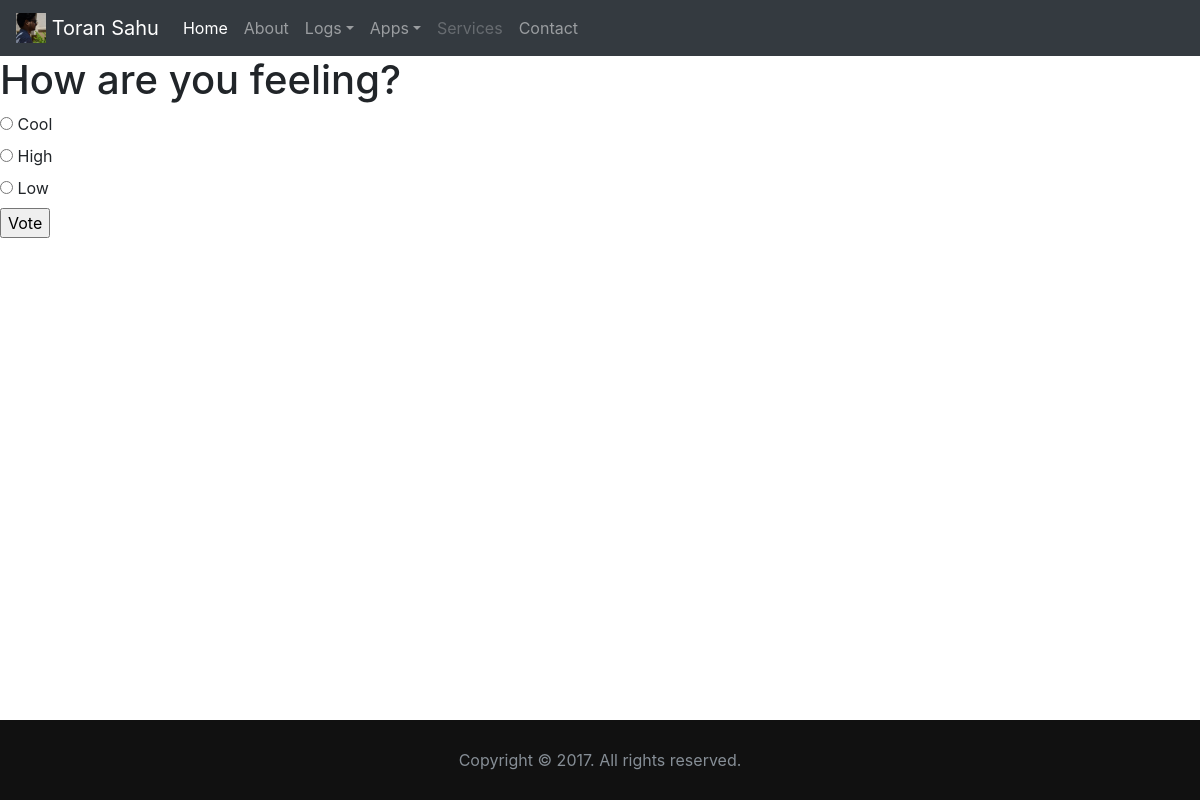
The page /polls/1/ on the database its author committed.
### polls/models.py (models this page shows, shortened)
class Question(models.Model):
    question_text = models.CharField(max_length=200)
    pub_date = models.DateTimeField('date published')
    def was_published_recently(self):
        """
        #.1 was giving wrong result for future pub_date questions
        """
        """
        correctted by following
        """
        now = timezone.now()
        return now - datetime.timedelta(days=1) <= self.pub_date <= now
    was_published_recently.admin_order_field = 'pub_date' #will give option to sort questions based on pub_date, by clicking on column header
    was_published_recently.boolean = True #will show true/false icon
    was_published_recently.short_description = 'Published recently?' #will modify column header

class Choice (models.Model):
    question =     models.ForeignKey(Question,on_delete=models.CASCADE)
    choice_text = models.CharField(max_length=200)
    votes = models.IntegerField(default=0)

### polls/views.py (the view)
# urls.py: url(r'^(?P<pk>[0-9]+)/$',views.DetailView.as_view(), name='detail'),
class DetailView(generic.DetailView):
    model=Question #default var model tells DetailView to work on a particular model object
    template_name='polls/detail.html' #default var, tells to do not autogenerate template & pick specific template
    """
    Excludes any questions that aren't published yet.
    """
    def get_queryset(self):
        return Question.objects.filter(pub_date__lte=timezone.now())

### polls/templates/polls/detail.html (shortened to what this page needs)
{% extends 'home/base.html' %}
{% block content %}
<h1>{{question.question_text}}</h1>
<form action="{% url 'polls:vote' question.id %}" method="post">
  {% for choice in question.choice_set.all %}
    <input type="radio" name="choice" id ="choice{{forloop.counter}}" value="{{choice.id}}" />
    <label for="choice{{forloop.counter}}"> {{choice.choice_text}}</label><br />
  {% endfor %}
  <input type="submit" value="Vote" />
</form>
{% endblock content %}

### rows shown on the page
Question: question_text "How are you feeling?"
Choice: choice_text "Cool"
Choice: choice_text "High"
Choice: choice_text "Low"
